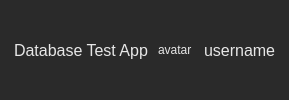
         <widget class="QFrame" name="frame">
          <property name="sizePolicy">
           <sizepolicy hsizetype="Preferred" vsizetype="Fixed">
            <horstretch>0</horstretch>
            <verstretch>0</verstretch>
           </sizepolicy>
          </property>
          <property name="minimumSize">
           <size>
            <width>0</width>
            <height>45</height>
           </size>
          </property>
          <property name="styleSheet">
           <string notr="true">background-color: rgb(42, 42, 42);
color: rgb(231, 231, 231);</string>
          </property>
          <property name="frameShape">
           <enum>QFrame::NoFrame</enum>
          </property>
          <property name="frameShadow">
           <enum>QFrame::Raised</enum>
          </property>
          <layout class="QHBoxLayout" name="horizontalLayout_22">
           <property name="leftMargin">
            <number>0</number>
           </property>
           <property name="topMargin">
            <number>0</number>
           </property>
           <property name="rightMargin">
            <number>0</number>
           </property>
           <property name="bottomMargin">
            <number>0</number>
           </property>
           <item>
            <widget class="QLabel" name="label_10">
             <property name="font">
              <font>
               <pointsize>12</pointsize>
              </font>
             </property>
             <property name="styleSheet">
              <string notr="true">padding-left: 10px;
</string>
             </property>
             <property name="text">
              <string>Database Test App</string>
             </property>
            </widget>
           </item>
           <item>
            <layout class="QHBoxLayout" name="horizontalLayout_23">
             <item alignment="Qt::AlignRight">
              <widget class="QLabel" name="current_user_avatar_label">
               <property name="sizePolicy">
                <sizepolicy hsizetype="Fixed" vsizetype="Fixed">
                 <horstretch>0</horstretch>
                 <verstretch>0</verstretch>
                </sizepolicy>
               </property>
               <property name="minimumSize">
                <size>
                 <width>40</width>
                 <height>40</height>
                </size>
               </property>
               <property name="text">
                <string>avatar</string>
               </property>
              </widget>
             </item>
             <item>
              <widget class="QLabel" name="current_user_name_label">
               <property name="font">
                <font>
                 <pointsize>12</pointsize>
                </font>
               </property>
               <property name="text">
                <string>username</string>
               </property>
              </widget>
             </item>
             <item>
              <widget class="ClickableLabel" name="refresh_label">
               <property name="sizePolicy">
                <sizepolicy hsizetype="Fixed" vsizetype="Preferred">
                 <horstretch>0</horstretch>
                 <verstretch>0</verstretch>
                </sizepolicy>
               </property>
               <property name="cursor">
                <cursorShape>PointingHandCursor</cursorShape>
               </property>
               <property name="styleSheet">
                <string notr="true"/>
               </property>
               <property name="text">
                <string/>
               </property>
               <property name="pixmap">
                <pixmap resource="../resources/image.qrc">:/Refresh Icon</pixmap>
               </property>
              </widget>
             </item>
            </layout>
           </item>
          </layout>
         </widget>
